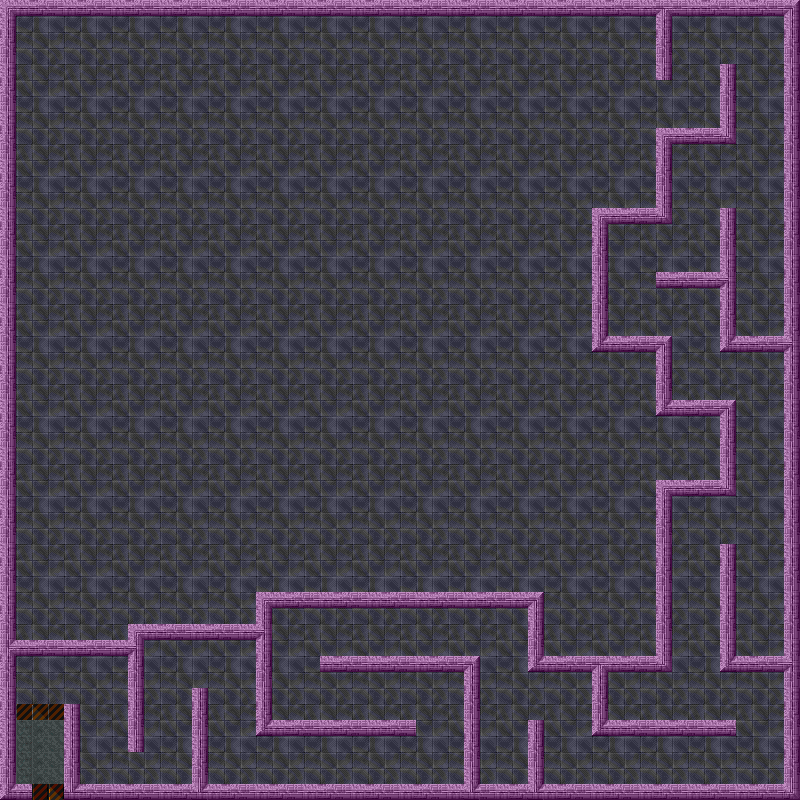

Below is a game level as drawn by its tile map, then a one-line description and the .tmx that defines it (tile-layer data replaced by summaries):
An orthogonal 50x50 tile map with 16x16 px tiles, 2 tile layers (background, walls), 2 tilesets and 27 objects (5x ammo, 3x 20, 3x 10, 3x 5, 3x 2, ...).

<map version="1.9" tiledversion="1.9.2" orientation="orthogonal" renderorder="right-down" width="50" height="50" tilewidth="16" tileheight="16" infinite="0" nextlayerid="4" nextobjectid="36">
 <tileset firstgid="1" source="tilesets/tileset01.tsx" />
 <tileset firstgid="501" source="tilesets/tileset02.tsx" />
 <layer id="2" name="background" width="50" height="50">
  <data>[2500 cells, 2500 non-empty, 36 distinct tile ids]</data>
 </layer>
 <layer id="1" name="walls" width="50" height="50" opacity="0.21">
  <data>[2500 cells, 395 non-empty, 2 distinct tile ids]</data>
 </layer>
 <objectgroup id="3" name="actors">
  <object id="1" name="ellen" x="24.4239" y="744.563" width="32" height="32" />
  <object id="2" name="egg" x="320.333" y="297.792" width="32" height="32" />
  <object id="7" name="chief" x="746" y="264" width="22" height="17" />
  <object id="8" name="serf" x="747.333" y="583.333" width="22" height="17" />
  <object id="10" name="golden bar 201" type="20" x="618.333" y="707" width="18" height="5" />
  <object id="12" name="golden bar 202" type="20" x="675" y="450.833" width="18" height="5" />
  <object id="13" name="golden bar 203" type="20" x="689.667" y="245.167" width="18" height="5" />
  <object id="14" name="golden bar 101" type="10" x="613.333" y="178.833" width="18" height="5" />
  <object id="15" name="golden bar 102" type="10" x="761" y="58.167" width="18" height="5" />
  <object id="16" name="golden bar 103" type="10" x="297" y="701.833" width="18" height="5" />
  <object id="17" name="golden bar 51" type="5" x="189.667" y="658.833" width="18" height="5" />
  <object id="18" name="golden bar 52" type="5" x="495.333" y="768.833" width="18" height="5" />
  <object id="19" name="golden bar 53" type="5" x="622.333" y="774.833" width="18" height="5" />
  <object id="20" name="golden bar 21" type="2" x="67.333" y="615.167" width="18" height="5" />
  <object id="21" name="golden bar 22" type="2" x="384" y="766.833" width="18" height="5" />
  <object id="22" name="golden bar 23" type="2" x="684.333" y="594.833" width="18" height="5" />
  <object id="23" name="golden bar 11" type="1" x="609.333" y="623.167" width="18" height="5" />
  <object id="24" name="golden bar 12" type="1" x="681.667" y="386.5" width="18" height="5" />
  <object id="25" name="golden bar 13" type="1" x="428.333" y="631.167" width="18" height="5" />
  <object id="26" name="fire" x="750" y="307" width="10" height="19" />
  <object id="27" name="fire" x="757" y="623.5" width="10" height="19" />
  <object id="28" name="ammo" x="69" y="84" width="16" height="16" />
  <object id="29" name="ammo" x="79" y="349" width="16" height="16" />
  <object id="30" name="ammo" x="584" y="524" width="16" height="16" />
  <object id="31" name="ammo" x="190" y="558" width="16" height="16" />
  <object id="32" name="ammo" x="556" y="99" width="16" height="16" />
  <object id="35" name="exit door" type="horizontal" x="31.9375" y="784.125" width="32" height="16" />
 </objectgroup>
</map>
